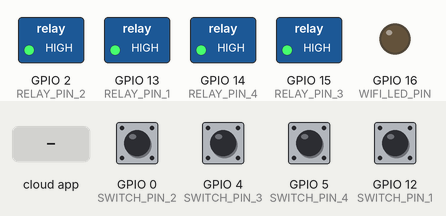
Bench run of a sketch on a simulated ESP8266 (NodeMCU). Shown: switched loads named in the sketch (green lamp = pin HIGH), output pins drawn as LEDs (lit = HIGH). Inputs (shaded band) come from the test bench; at power-on: GPIO 0 (SWITCH_PIN_2), GPIO 4 (SWITCH_PIN_3), GPIO 5 (SWITCH_PIN_4), GPIO 12 (SWITCH_PIN_1) HIGH. WiFi joins after 1.5 s; servers stay silent unless stated; what the sketch prints to the serial monitor is not drawn.

Above: at 2.7 s.
2.8 s: GPIO 0 (SWITCH_PIN_2) pulled LOW for 0.15 s
At 2.95 s:
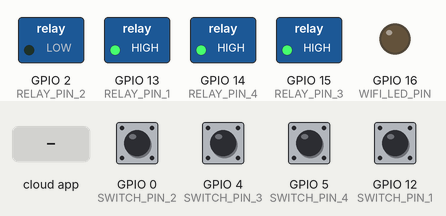
4.6 s: GPIO 4 (SWITCH_PIN_3) pulled LOW for 0.15 s
At 4.75 s:
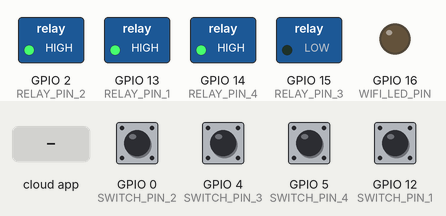
6.4 s: GPIO 5 (SWITCH_PIN_4) pulled LOW for 0.15 s
At 6.55 s:
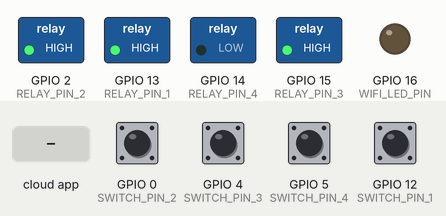
8.2 s: GPIO 12 (SWITCH_PIN_1) pulled LOW for 0.15 s
At 8.35 s:
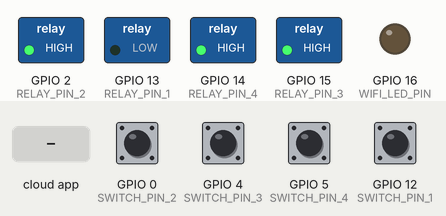
10.0 s: the phone or cloud app sets SWITCH_ID_NEW_1 to 1
At 10.5 s:
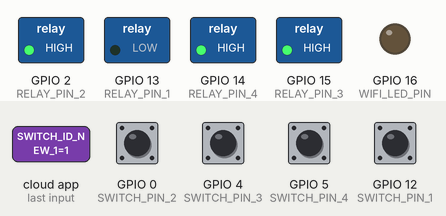
11.5 s: the phone or cloud app sets SWITCH_ID_NEW_2 to 1
At 12.9 s:
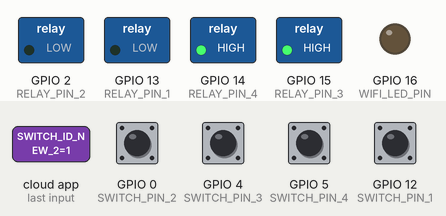
Timing chart, 0 to 14.0 s (numbered marks = the images above; inputs shaded):
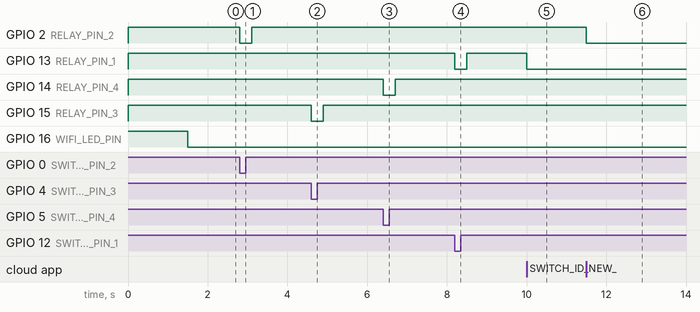

The sketch:

Home_Automation_esp8266_SinricPro.ino
```cpp
// Uncomment the following line to enable serial debug output
#define ENABLE_DEBUG

#ifdef ENABLE_DEBUG
    #define DEBUG_ESP_PORT Serial
    #define NODEBUG_WEBSOCKETS
    #define NDEBUG
#endif

#include <Arduino.h>
#include <ESP8266WiFi.h>
#include "SinricPro.h"
#include "SinricProSwitch.h"

#include <map>

// Updated Wi-Fi credentials and API keys
#define WIFI_SSID         "Soulmates"
#define WIFI_PASS         "1234512345"
#define APP_KEY           "1fb9c9b2-d941-4a37-aad0-efac9913dd53"
#define APP_SECRET        "5322f984-26f4-42f6-b5bd-46988b867584-b4067011-f69b-4a81-a3f9-0e359be3c3b4"

// New device IDs
#define DEVICE_1   "SWITCH_ID_NEW_1"
#define DEVICE_2   "SWITCH_ID_NEW_2"
#define DEVICE_3   "SWITCH_ID_NEW_3"
#define DEVICE_4   "SWITCH_ID_NEW_4"

// New GPIO Pin Assignments
#define RELAY_PIN_1 13   // D7
#define RELAY_PIN_2 2    // D4
#define RELAY_PIN_3 15   // D8
#define RELAY_PIN_4 14   // D5

#define SWITCH_PIN_1 12  // D6
#define SWITCH_PIN_2 0   // D3
#define SWITCH_PIN_3 4   // D2
#define SWITCH_PIN_4 5   // D1

#define WIFI_LED_PIN 16  // D0

#define BAUD_RATE 9600
#define DEBOUNCE_TIME 300

// Struct for managing relay and switch pin configuration
typedef struct {
    int relayPin;
    int switchPin;
} deviceConfig;

std::map<String, deviceConfig> devices = {
    {DEVICE_1, {RELAY_PIN_1, SWITCH_PIN_1}},
    {DEVICE_2, {RELAY_PIN_2, SWITCH_PIN_2}},
    {DEVICE_3, {RELAY_PIN_3, SWITCH_PIN_3}},
    {DEVICE_4, {RELAY_PIN_4, SWITCH_PIN_4}}
};

// Struct to manage flip switch state, debounce, and device ID
typedef struct {
    String deviceId;
    bool lastSwitchState;
    unsigned long lastSwitchChangeTime;
} flipSwitchConfig;

std::map<int, flipSwitchConfig> flipSwitches;

// Initialize relay pins
void configureRelays() {
    for (auto &device : devices) {
        pinMode(device.second.relayPin, OUTPUT);
        digitalWrite(device.second.relayPin, HIGH);
    }
}

// Initialize flip switch pins
void configureFlipSwitches() {
    for (auto &device : devices) {
        flipSwitchConfig switchConfig;
        switchConfig.deviceId = device.first;
        switchConfig.lastSwitchChangeTime = 0;
        switchConfig.lastSwitchState = true;

        pinMode(device.second.switchPin, INPUT_PULLUP);
        flipSwitches[device.second.switchPin] = switchConfig;
    }
}

// Power state change handler for SinricPro
bool onPowerChange(String deviceId, bool &state) {
    int relayPin = devices[deviceId].relayPin;
    digitalWrite(relayPin, !state);
    return true;
}

// Handle flip switch debounce and state changes
void manageFlipSwitches() {
    unsigned long currentMillis = millis();

    for (auto &flipSwitch : flipSwitches) {
        unsigned long lastChange = flipSwitch.second.lastSwitchChangeTime;

        if (currentMillis - lastChange > DEBOUNCE_TIME) {
            int switchPin = flipSwitch.first;
            bool currentSwitchState = digitalRead(switchPin);
            bool lastSwitchState = flipSwitch.second.lastSwitchState;

            if (currentSwitchState != lastSwitchState) {
                flipSwitch.second.lastSwitchChangeTime = currentMillis;
                String deviceId = flipSwitch.second.deviceId;
                int relayPin = devices[deviceId].relayPin;
                bool newRelayState = !digitalRead(relayPin);
                digitalWrite(relayPin, newRelayState);

                SinricProSwitch &switchDevice = SinricPro[deviceId];
                switchDevice.sendPowerStateEvent(!newRelayState);

                flipSwitch.second.lastSwitchState = currentSwitchState;
            }
        }
    }
}

// Wi-Fi connection setup
void connectToWiFi() {
    Serial.println("\r\n[WiFi]: Connecting...");
    WiFi.begin(WIFI_SSID, WIFI_PASS);

    while (WiFi.status() != WL_CONNECTED) {
        Serial.print(".");
        delay(250);
    }
    digitalWrite(WIFI_LED_PIN, LOW);
    Serial.printf("Connected to Wi-Fi! IP Address: %s\r\n", WiFi.localIP().toString().c_str());
}

// SinricPro setup to manage devices
void setupSinricPro() {
    for (auto &device : devices) {
        const char *deviceId = device.first.c_str();
        SinricProSwitch &switchDevice = SinricPro[deviceId];
        switchDevice.onPowerState(onPowerChange);
    }

    SinricPro.begin(APP_KEY, APP_SECRET);
    SinricPro.restoreDeviceStates(true);
}

void setup() {
    Serial.begin(BAUD_RATE);
    pinMode(WIFI_LED_PIN, OUTPUT);
    digitalWrite(WIFI_LED_PIN, HIGH);

    configureRelays();
    configureFlipSwitches();
    connectToWiFi();
    setupSinricPro();
}

void loop() {
    SinricPro.handle();
    manageFlipSwitches();
}
```

Measured:
- after the input at 2.8 s, GPIO 2 (RELAY_PIN_2): HIGH → LOW at once, → HIGH 0.30 s later
- after the input at 4.6 s, GPIO 15 (RELAY_PIN_3): HIGH → LOW at once, → HIGH 0.30 s later
- after the input at 6.4 s, GPIO 14 (RELAY_PIN_4): HIGH → LOW at once, → HIGH 0.30 s later
- after the input at 8.2 s, GPIO 13 (RELAY_PIN_1): HIGH → LOW at once, → HIGH 0.30 s later
- after the input at 10.0 s, GPIO 13 (RELAY_PIN_1): HIGH → LOW at once
- after the input at 11.5 s, GPIO 2 (RELAY_PIN_2): HIGH → LOW at once
